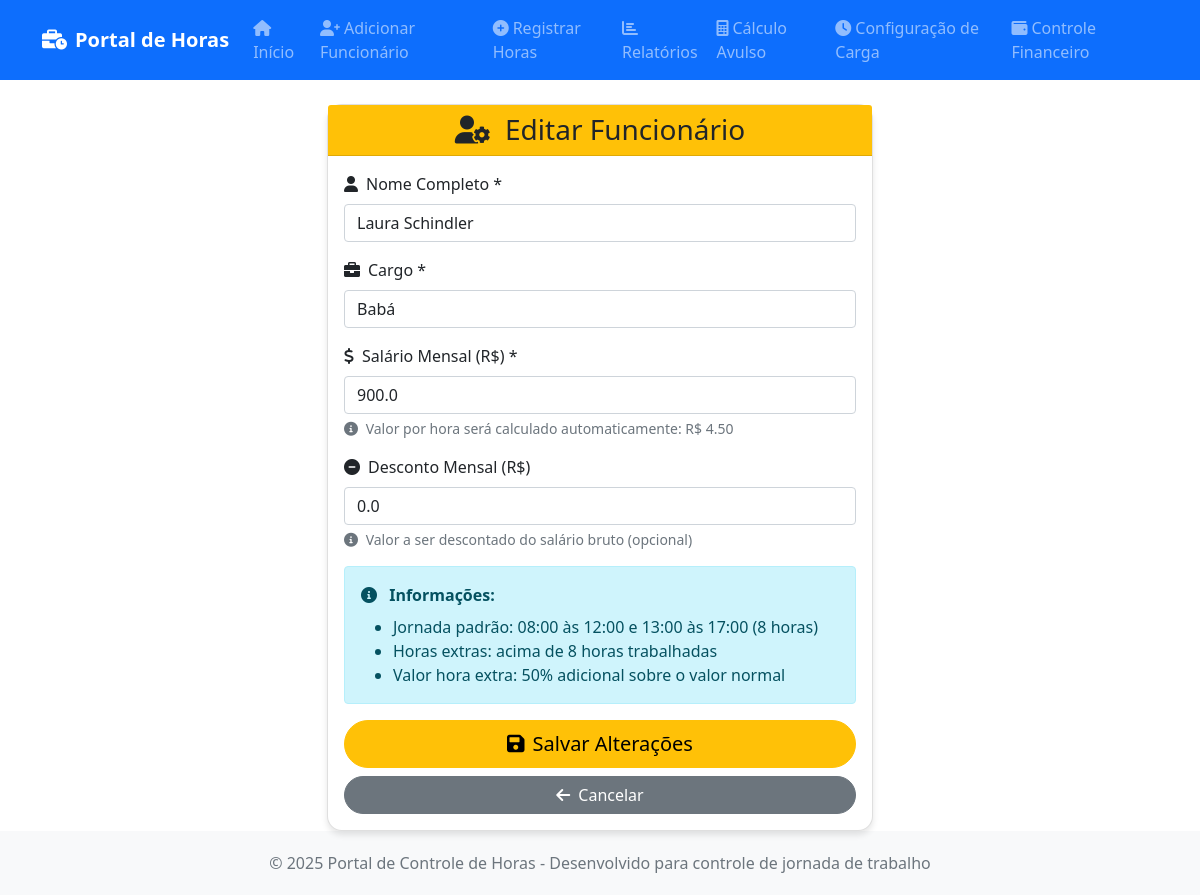
The app's page /editar_funcionario/Laura Schindler with its own data.
### tables this page shows
CREATE TABLE funcionarios (
            id INTEGER PRIMARY KEY AUTOINCREMENT,
            nome TEXT NOT NULL UNIQUE,
            cargo TEXT NOT NULL,
            salario_mensal REAL NOT NULL,
            salario_hora REAL NOT NULL,
            horas_mensais INTEGER NOT NULL DEFAULT 220,
            data_cadastro DATE NOT NULL,
            ativo BOOLEAN NOT NULL DEFAULT 1,
            created_at TIMESTAMP DEFAULT CURRENT_TIMESTAMP,
            updated_at TIMESTAMP DEFAULT CURRENT_TIMESTAMP
        , desconto REAL DEFAULT 0.00);

### index.py (the view, shortened to what this page needs)
@app.route('/editar_funcionario/<nome>', methods=['GET', 'POST'])
def editar_funcionario(nome):
    query = "SELECT * FROM funcionarios WHERE nome = ?"
    funcionario_data = DatabaseManager.execute_query(query, (nome,), fetch_one=True)
    if not funcionario_data:
        flash('Funcionário não encontrado!', 'error')
        return redirect(url_for('index'))
    return render_template('editar_funcionario.html', funcionario_data=funcionario_data)

### index.py (called while the page is built)
    @staticmethod
    def get_connection():
        conn = sqlite3.connect(DB_FILE)
        conn.row_factory = sqlite3.Row  # Permite acesso por nome de coluna
        return conn

    @staticmethod
    def execute_query(query, params=None, fetch_one=False, fetch_all=False):
        conn = DatabaseManager.get_connection()
        try:
            cursor = conn.cursor()
            if params:
                cursor.execute(query, params)
            else:
                cursor.execute(query)
            if fetch_one:
                result = cursor.fetchone()
                return dict(result) if result else None
            elif fetch_all:
                results = cursor.fetchall()
                return [dict(row) for row in results] if results else []
            else:
                conn.commit()
                return cursor.lastrowid
        finally:
            conn.close()

### templates/editar_funcionario.html (shortened to what this page needs)
{% extends "base.html" %}
{% block content %}
<div class="row justify-content-center">
    <div class="col-md-8 col-lg-6">
        <div class="card">
            <div class="card-header bg-warning text-dark text-center">
                <h3 class="mb-0">
                    <i class="fas fa-user-cog me-2"></i>
                    Editar Funcionário
                </h3>
            </div>
            <div class="card-body">
                <form method="POST">
                    <div class="mb-3">
                        <label for="nome" class="form-label">
                            <i class="fas fa-user me-2"></i>Nome Completo *
                        </label>
                        <input type="text" class="form-control" id="nome" name="nome"
                               value="{{ funcionario_data.nome }}" required>
                    </div>
                    <div class="mb-3">
                        <label for="cargo" class="form-label">
                            <i class="fas fa-briefcase me-2"></i>Cargo *
                        </label>
                        <input type="text" class="form-control" id="cargo" name="cargo"
                               value="{{ funcionario_data.cargo }}" required
                               placeholder="Ex: Assistente Administrativo">
                    </div>
                    <div class="mb-3">
                        <label for="salario_mensal" class="form-label">
                            <i class="fas fa-dollar-sign me-2"></i>Salário Mensal (R$) *
                        </label>
                        <input type="number" class="form-control" id="salario_mensal" name="salario_mensal"
                               value="{{ funcionario_data.salario_mensal or (funcionario_data.salario_hora * 200) if funcionario_data.salario_hora else 1518.00 }}" required
                               step="0.01" min="0" placeholder="1518.00">
                        <div class="form-text">
                            <i class="fas fa-info-circle me-1"></i>
                            Valor por hora será calculado automaticamente: R$ <span id="valor_hora">{{ "%.2f"|format((funcionario_data.salario_mensal or (funcionario_data.salario_hora * 200) if funcionario_data.salario_hora else 1518.00) / 200) }}</span>
                        </div>
                    </div>
                    <div class="mb-3">
                        <label for="desconto" class="form-label">
                            <i class="fas fa-minus-circle me-2"></i>Desconto Mensal (R$)
                        </label>
                        <input type="number" class="form-control" id="desconto" name="desconto"
                               value="{{ funcionario_data.desconto or 0.00 }}"
                               step="0.01" min="0" placeholder="0.00">
                        <div class="form-text">
                            <i class="fas fa-info-circle me-1"></i>
                            Valor a ser descontado do salário bruto (opcional)
                        </div>
                    </div>
                    <div class="alert alert-info" role="alert">
                        <i class="fas fa-info-circle me-2"></i>
                        <strong>Informações:</strong>
                        <ul class="mb-0 mt-2">
                            <li>Jornada padrão: 08:00 às 12:00 e 13:00 às 17:00 (8 horas)</li>
                            <li>Horas extras: acima de 8 horas trabalhadas</li>
                            <li>Valor hora extra: 50% adicional sobre o valor normal</li>
                        </ul>
                    </div>
                    <div class="d-grid gap-2">
                        <button type="submit" class="btn btn-warning btn-lg btn-custom">
                            <i class="fas fa-save me-2"></i>Salvar Alterações
                        </button>
                        <a href="{{ url_for('visualizar_funcionario', nome=nome) }}" class="btn btn-secondary btn-custom">
                            <i class="fas fa-arrow-left me-2"></i>Cancelar
                        </a>
                    </div>
                </form>
            </div>
        </div>
    </div>
</div>
{% endblock %}

### templates/base.html (style rules this page uses)
.card { border-radius: 15px; box-shadow: 0 4px 6px rgba(0, 0, 0, 0.1); }
.btn-custom { border-radius: 25px; }

### records on screen
funcionarios: nome "Laura Schindler", cargo "Babá", salario_mensal "900.0", salario_hora+salario_mensal "4.50", desconto "0.0"
